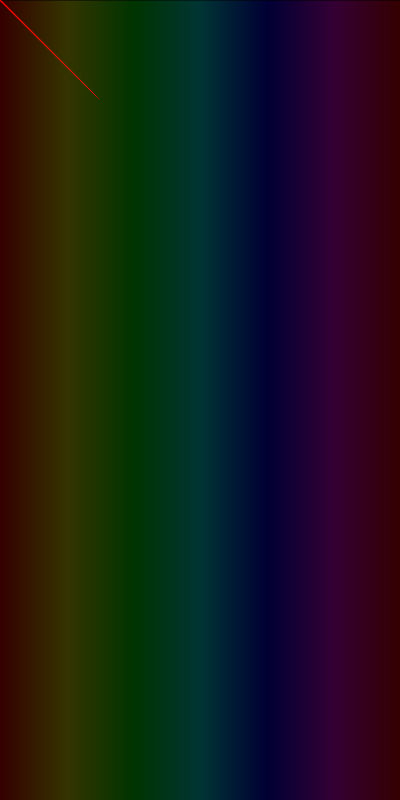
Frame 1 (no input)
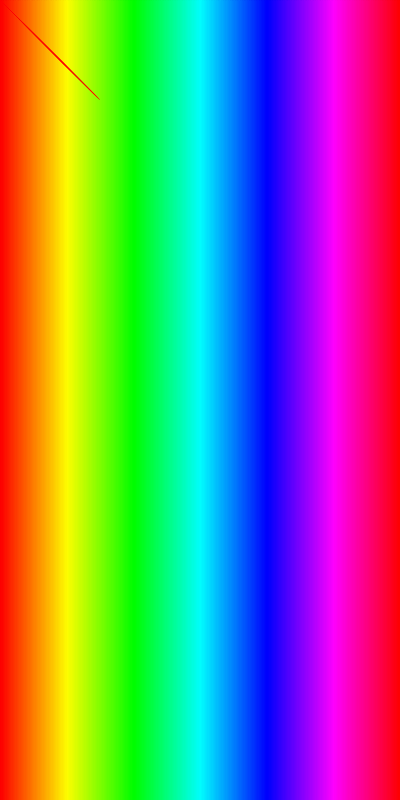
Frame 60 (the mouse pressed at the canvas centre just before this capture)
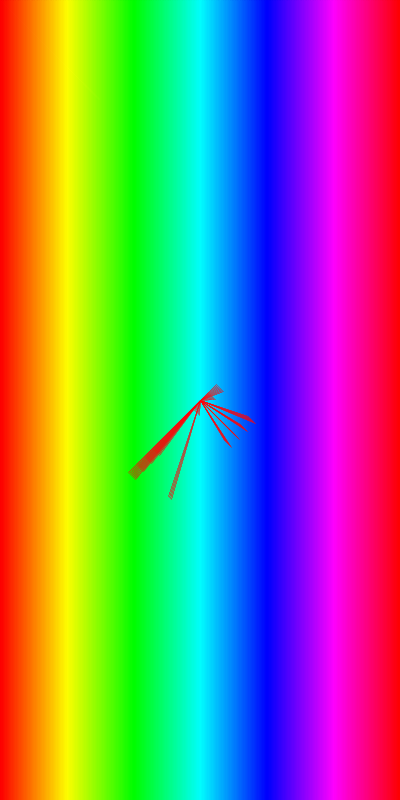
Frame 120 (the mouse held since frame 60 and released just before this capture)

The Processing sketch that drew these frames (run headless with seeded random() and noise(); from frame 60 on, the mouse is pressed at the canvas centre):

// Processing sketch: processing_51058
// ── processing_51058.pde

void setup(){
  background(0);
  size(400,800);
  smooth();
  colorMode(HSB,360,100,100,100);
  noFill();
  strokeWeight(.2);
}

void draw(){
  //rainbow background
  for(int i = 0; i < width;i++){
   float colorValue = map(i,0,width,0,360); 
   stroke(colorValue,100,100);
   line(i,0,i,height);
   println(i); 
  }
  
  //coincentric ellipses
  //for(int i = 0; i < 200;i++){
  //ellipse(mouseX,mouseY,i*5,i*5);
  //}
   
  for (int i = 0; i< 100;i++){
  line(mouseX,mouseY,mouseX^i,mouseY^i); 
  }
}
